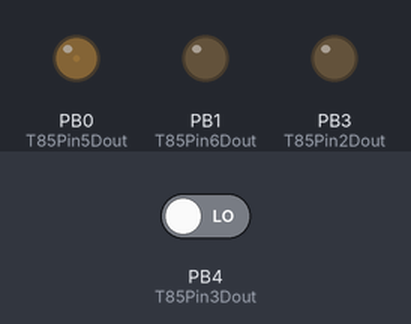
Simulated run of this sketch. Board: ATtiny85, built with avr-gcc and run on an emulated ATtiny85. Shown: output pins drawn as LEDs (lit = HIGH). The test bench sets the inputs (shaded band); at power-on: PB4 (T85Pin3Dout) LOW. Sleep ends after the set time or at an interrupt.

Above: at 4.8 s.
4.9 s: PB4 (T85Pin3Dout) driven HIGH
At 6.57 s:
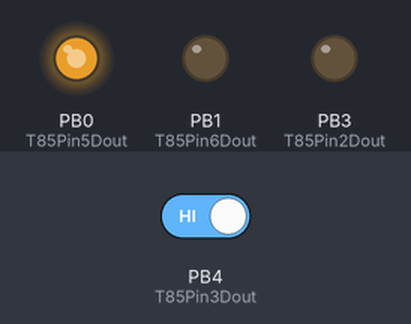
7.9 s: PB4 (T85Pin3Dout) driven LOW
At 13.61 s:
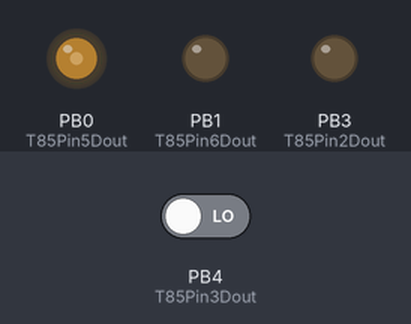
At 15.15 s:
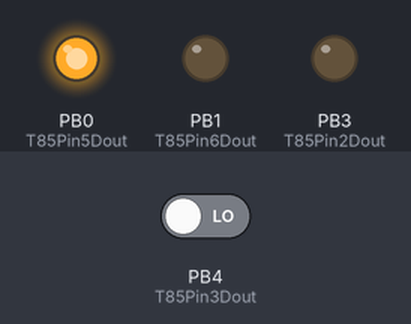
Timing chart, 0 to 15.4 s (numbered marks = the images above; inputs shaded):
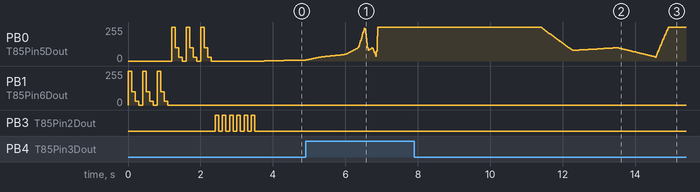

The sketch:

attiny85_xmas_card.ino
```cpp
/*
 * attiny85_xmas_card
 *
 * Animates led's for inclusion within a christmas card.
 * Prototype project from which animation library will be extracted in future
 *
 * The Christmas Card
 * ------------------
 *    Locally sourced christmas card with an outdoor snowy christmas village scene
 *    with 3 victorian style street lights and a house next to a church.
 *
 *    I 'lit' the 3 street lights on one chain of led's direct to an analogue output,
 *    the house downstairs window to a smaller chain of led's direct to the other
 *    analogue output, and the house upstairs window to another small chain of led's
 *    via a 220ohm resistor to a digital output.
 *
 *    I also used Pin 2 as a digital input with 1k pulldown resistor by putting it
 *    high for manually 'fast-forwarding' through the animations
 *
 * The ATTiny85 PinOut
 * -------------------
 *                                  ATTiny85
 *                                  -------
 *                                --|1 * 8|-- Vin
 *       lightHouseUp T85Pin2Dout --|2   7|--
 *   BTN_SPEED_UP_PIN T85Pin3Ain  --|3   6|-- T85Pin6Aout lightStreet
 *                            Gnd --|4   5|-- T85Pin5Aout lightHouseDown
 *                                  -------
 *
 * Animation Stepping
 * ------------------
 *
 *    The animations are performed step at a time, by calling loopStep() approx every 16ms.
 *
 *    When no PWM outputs are active (canSleep() returns true), then the Watchdog timer
 *    is used to sleep the attiny85 completly in between steps (making a considerable power saving).
 *
 *    However if PWM outputs are active the sleeping the chip would freeze the PWM, so the 'milli-block'
 *    variables and code in loop() are used to implement the 16ms gaps between steps.
 *
 */
#include "dwlight.h"
#include "animations.h"
#include "dwattiny.h"
//#include "dwlighttest.h"  // only used during debugging and testing


DWLight lightStreet(T85Pin6Aout, true);
DWLight lightHouseDown(T85Pin5Aout, true);
DWLight lightHouseUp(T85Pin2Dout, false);

#define BTN_SPEED_UP_PIN T85Pin3Ain


void setup() {
  // Used during debugging and testing - see dwlighttest.h and dwlighttest.cpp
  //dwlighttest_setup();
  //dwlighttest_basic();

  // Setup the pins and light animations
  lightStreet.setup(callbackLightStreetSequence);
  lightHouseDown.setup(callbackLightHouseDownSequence);
  lightHouseUp.setup(callbackLightHouseUpSequence);
  pinMode(BTN_SPEED_UP_PIN, INPUT);

  // Run the startup test blinking
  // this helps ensure you know which led chain to connect to which pins,
  // and gives users of the card something to see when the first turn it on
  lightStreet.test(100);
  lightHouseDown.test(100);
  lightHouseUp.test(100);

  // Setup the watchdog timer
  dwattiny_watchdog_setup();

  // Kick into the start of the overal animations sequence
  startXmas();
}


// Used to implmenet non-watchdog timer 16ms step gaps while PWM is needed
const int MILLI_BLOCK_COUNT = 16;
long milliBlockStart = 0;


void loop() {

  if (canSleep()) {
    // No PWM currently running, so power-down sleep the chip for approx 16ms then carry on
    dwattiny_watchdog_loop();

    long millisNow = millis();
    milliBlockStart = millisNow;
    loopStep();

  } else {
    // PWM is currently running, so check if 16ms has elapsed
    long millisNow = millis();
    if (milliBlockStart + MILLI_BLOCK_COUNT < millisNow) {
      milliBlockStart = millisNow;
      loopStep();
    }
  }
}

// After running the overall animations, wait for BETWEEN_NIGHTS_LIMIT steps
//    before starting again
#define BETWEEN_NIGHTS_LIMIT 18750  // about 5 minutes
bool betweenNights = false;
int betweenNightsCount = 0;

// when BTN_SPEED_UP_PIN is high, then skip forward steps SPEED_UP_RATE at a time
//    enables you to fast-forward through the animations which eases debugging and testing
#define SPEED_UP_RATE 10
bool btnSpeedUpWasPressed = false;

/*
 * sub-loop step - every 16ms ish, either by watchdog timer or MILLI_BLOCK_COUNT in loop
 */
void loopStep() {
  bool btnSpeedUpPressed = digitalRead(BTN_SPEED_UP_PIN);
  bool speedUp = btnSpeedUpPressed;

  // if NOT in the gap between running the animation sequences - run them!
  if ( ! betweenNights ) {
    byte stepsToDo = speedUp ? SPEED_UP_RATE : 1; // apply speedup if necessary
    for (byte step = 0; step < stepsToDo; step++) {
      lightStreet.doStep();
      lightHouseDown.doStep();
      lightHouseUp.doStep();
    }
    if (hasAllStopped()) {
      betweenNights = true;
      betweenNightsCount = 0;
    }

  // else we must be in the 5 minute gap between Nights between running the animation sequences
  } else {
    betweenNightsCount += speedUp ? SPEED_UP_RATE : 1; // apply speedup if necessary
    if (betweenNightsCount >= BETWEEN_NIGHTS_LIMIT) {
      betweenNights = false;
      betweenNightsCount = 0;
      startXmas();
    }
  }
}


/*
 * Returns true if all lights are sleepable (ie if they aren't running PWM's)
 */
bool canSleep() {
  return
    lightStreet.isSleepable() &&
    lightHouseDown.isSleepable() &&
    lightHouseUp.isSleepable();
}

bool hasAllStopped() {
  return
    lightStreet.getMode() == DWLightModeStop &&
    lightHouseDown.getMode() == DWLightModeStop &&
    lightHouseUp.getMode() == DWLightModeStop;
}

void startXmas() {
  lightStreet.setModeSimple(DWLightModeOff, 5000);
  lightHouseDown.setModeAnimateInterpolate(&animFireplaceOn);
  lightHouseUp.setModeSimple(DWLightModeOff);
  lightHouseUp.doStep();
}

void callbackLightStreetSequence(void* pdwlight) {
  DWLight* plight = reinterpret_cast<DWLight*>(pdwlight);

  plight->resetStep();

  if (plight->getMode() == DWLightModeOff) {
    plight->setModeAnimate(&animFlickerOn);

  } else if (plight->getAnimation() == &animFlickerOn) {
    plight->setModeSimple(DWLightModeOn, 15000);

  } else if (plight->getMode() == DWLightModeOn) {
    plight->setModeAnimate(&animFlickerOff);

  } else if (plight->getAnimation() == &animFlickerOff) {
    plight->setModeSimple(DWLightModeStop);

  }
}

#define FIREPLACE_THROB_REPEAT 10
short fireplayThrobCount = 0;
void callbackLightHouseDownSequence(void* pdwlight) {
  DWLight* plight = reinterpret_cast<DWLight*>(pdwlight);

  plight->resetStep();

  if (plight->getAnimation() == &animFireplaceOn) {
    plight->setModeAnimateInterpolate(&animFireplaceThrob);
    fireplayThrobCount = 0;

  } else if (plight->getAnimation() == &animFireplaceThrob) {
    fireplayThrobCount++;
    if (fireplayThrobCount >= FIREPLACE_THROB_REPEAT) {
      plight->setModeAnimateInterpolate(&animFireplaceOff);
      fireplayThrobCount = 0;
      lightHouseUp.setModeSimple(DWLightModeOn, 3000);
    }

  } else if (plight->getAnimation() == &animFireplaceOff) {
    plight->setModeManual(0,0);
    plight->doStep();
    plight->setModeSimple(DWLightModeStop);
  }
}

void callbackLightHouseUpSequence(void* pdwlight) {
  DWLight* plight = reinterpret_cast<DWLight*>(pdwlight);

  plight->resetStep();

  if (plight->getMode() == DWLightModeOn) {
    plight->setModeSimple(DWLightModeOff, 2);
  } else if (plight->getMode() == DWLightModeOff) {
    plight->setModeSimple(DWLightModeStop);
  }
}
```

animations.h
```cpp
// (licence header left out)
#ifndef davelopwarexmasanimations_h
#define davelopwarexmasanimations_h

#include "Arduino.h"
#include "dwlight.h"

//DWAnimation animFlickerOn;
//DWAnimation animFlickerOff;


const DWAnimationFrame flickerOnFrames[] = {
  {1,30},
  {3,2},
  {6,30},
  {7,5},
  {8,30},
  {9,5},
  {10,30},
  {12,5},

  {50,50},
  {51,10},
  {52,50},
  {53,10},
  {54,50},

  {100,100},
  {102,30},
  {104,100},

  {200,255}
};
DWAnimation animFlickerOn("flicker_on", flickerOnFrames, sizeof(flickerOnFrames));

const DWAnimationFrame flickerOffFrames[] = {
  {0,100},
  {2,30},
  {3,100},

  {100,50},
  {101,10},
  {102,50},
  {103,10},
  {104,50},

  {150,5},
  {151,30},
  {152,5},
  {153,30},
  {154,5},
  {156,30},
  {200,0}
};
DWAnimation animFlickerOff("flicker_off", flickerOffFrames, sizeof(flickerOffFrames));

const DWAnimationFrame fireplaceOnFrames[] = {
  {0,0},
  {300,30},
  {700,50},
  {900,100},
  {1000,255}
};
DWAnimation animFireplaceOn("fireplace_on", fireplaceOnFrames, sizeof(fireplaceOnFrames));

const DWAnimationFrame fireplaceThrobFrames[] = {
  {0,255},
  {50,80},
  {120,100},
  {180,30},
  {200,255},
  {1000,255}
};
DWAnimation animFireplaceThrob("fireplace_throb", fireplaceThrobFrames, sizeof(fireplaceThrobFrames));

const DWAnimationFrame fireplaceOffFrames[] = {
  {0,255},
  {200,100},
  {500,30},
  {1000,10},
  {2000,5},
  {3000,1},
  {3002,0}
};
DWAnimation animFireplaceOff("fireplace_off", fireplaceOffFrames, sizeof(fireplaceOffFrames));


#endif // davelopwarexmasanimations_h
```

dwattiny.cpp
```cpp
#include "dwattiny.h"

bool dwattiny_debugLightOn = false;

void dwattiny_toggleDebugLight(int wait = 0) {
  dwattiny_debugLightOn = ! dwattiny_debugLightOn;
  digitalWrite(T85Pin3Dout, ( dwattiny_debugLightOn ? HIGH : LOW ));
  if (wait > 0) {
    delay(wait);
  }
}

// ==========================================================================================================================
//
// watchdog timer stuff for ATTiny85
//
// copied from https://forum.arduino.cc/index.php?topic=558075.0
//
// ==========================================================================================================================

#include <avr/sleep.h>
#include <avr/power.h>
#include <avr/wdt.h>

byte dwattiny_saveADCSRA;                 // variable to save the content of the ADC for later. if needed.
//volatile byte dwattiny_counterWD = 0;     // Count how many times WDog has fired. Used in the timing of the
                                          // loop to increase the delay before the LED is illuminated. For example,
                                          // if WDog is set to 1 second TimeOut, and the counterWD loop to 10, the delay
                                          // between LED illuminations is increased to 1 x 10 = 10 seconds
void dwattiny_watchdog_setup() {
  noInterrupts ();                        // turn off interrupts as a precaution
  dwattiny_resetWatchDog ();              // do this first in case WDog fires
  interrupts ();                          // turn on interrupts

//  pinMode ( ledPin, OUTPUT );           // I could put to INPUT between sleep_enable() and interrupts()
//                                        // to save more power, then to OUTPUT in the ISR after wdt_disable()
}

void dwattiny_watchdog_loop() {
  dwattiny_watchdog_sleepNow();                   // then set up and enter sleep mode
//  if ( dwattiny_counterWD == 9 )          // if the WDog has fired 10 times......
//  {
//    dwattiny_counterWD = 0;               // reset the counterWD for another 10 WDog firings
//    return true;
//  } else {
//    return false;
//  }
}

void dwattiny_watchdog_sleepNow() {
  set_sleep_mode ( SLEEP_MODE_PWR_DOWN ); // set sleep mode Power Down
  dwattiny_saveADCSRA = ADCSRA;           // save the state of the ADC. We can either restore it or leave it turned off.
  ADCSRA = 0;                             // turn off the ADC
  power_all_disable ();                   // turn power off to ADC, TIMER 1 and 2, Serial Interface

  noInterrupts ();                        // turn off interrupts as a precaution
  dwattiny_resetWatchDog ();              // reset the WatchDog before beddy bies
  sleep_enable ();                        // allows the system to be commanded to sleep
  interrupts ();                          // turn on interrupts

  sleep_cpu ();                           // send the system to sleep, night night!

  sleep_disable ();                       // after ISR fires, return to here and disable sleep
  power_all_enable ();                    // turn on power to ADC, TIMER1 and 2, Serial Interface

  // ADCSRA = dwattiny_saveADCSRA;                 // turn on and restore the ADC if needed. Commented out, not needed.

}

void dwattiny_resetWatchDog ()
{
  MCUSR = 0;
  WDTCR = bit ( WDCE ) | bit ( WDE ) | bit ( WDIF ); // allow changes, disable reset, clear existing interrupt
  WDTCR = bit ( WDIE );                              // set WDIE ( Interrupt only, no Reset ) and 16ms TimeOut
//  WDTCR = bit ( WDIE ) | bit ( WDP2 )| bit ( WDP1 ); // set WDIE ( Interrupt only, no Reset ) and 1 second TimeOut

  wdt_reset ();                            // reset WDog to parameters

}

ISR ( WDT_vect )
{
  wdt_disable ();                           // until next time....
//  dwattiny_counterWD ++;                    // increase the WDog firing counter. Used in the loop to time the flash
//                                            // interval of the LED. If you only want the WDog to fire within the normal
//                                            // presets, say 2 seconds, then comment out this command and also the associated
//                                            // commands in the if ( counterWD..... ) loop, except the 2 digitalWrites and the
//                                            // delay () commands.
}
```

dwattiny.h
```cpp
// (licence header left out)
#ifndef davelopwareattiny_h
#define davelopwareattiny_h

#include "Arduino.h"

// ATtiny85 explicit pin mappings
const int T85Pin2Dout = 3;
const int T85Pin2Ain = A3;
const int T85Pin3Dout = 4;
const int T85Pin3Ain = A2;
const int T85Pin5Dout = 0;
const int T85Pin5Aout = 0;
const int T85Pin6Dout = 1;
const int T85Pin6Aout = 1;
const int T85Pin7Dout = 1;
const int T85Pin7Ain = A1;


void dwattiny_toggleDebugLight(int wait = 0);

void dwattiny_watchdog_setup();
void dwattiny_watchdog_loop();
void dwattiny_watchdog_sleepNow();
void dwattiny_resetWatchDog();


#endif // davelopwareattiny_h
```

dwlight.h
```cpp
// (licence header left out)
#ifndef davelopwarelight_h
#define davelopwarelight_h

#include "Arduino.h"

struct DWAnimationFrame {
  short _step;
  byte _value;
  DWAnimationFrame(short step, byte value) { _step = step; _value = value; }
};


class DWAnimation {
  public:
    String            _name;
    DWAnimationFrame* _pframes;
    short             _count;

  public:
    DWAnimation(String name, DWAnimationFrame frames[], int arraySize) {
      _name = name;
      _pframes = (DWAnimationFrame*)frames;
      _count = arraySize / sizeof(DWAnimationFrame);
    }

    int getFrameCount() { return _count; }
    short getFrameStep(int frame) { return (frame >= 0 && frame < _count) ? _pframes[frame]._step : -1; }
    byte getFrameValue(int frame) { return (frame >= 0 && frame < _count) ? _pframes[frame]._value : -1; }
};

enum DWLightMode {
  DWLightModeOff,
  DWLightModeOn,
  DWLightModeManual,
  DWLightModeAnimate,
  DWLightModeAnimateInterpolate,
  DWLightModeStop,
};

typedef void (*DWLightCallbackAnimationEnd) (void *);

class DWLight {
  private:
    byte _pin;
    byte _pinValue = 0;
    bool _analog = true;
    short _step = 0;
    DWLightMode _mode = DWLightModeOff;
    DWAnimation* _panimation = NULL;
    DWLightCallbackAnimationEnd _callbackAnimationEnded;

    bool _modeChanged = false;
    byte  _manualValue = 0;

  public:
    DWLight(int pin, bool analog = true);
    isAnalog() { return _analog; };

    void setup(DWLightCallbackAnimationEnd callbackAnimationEnded = nullptr);
    void setAnimationEndCallback(DWLightCallbackAnimationEnd callbackAnimationEnded) {_callbackAnimationEnded = callbackAnimationEnded;}

    DWLightMode getMode() { return _mode; };
    void setModeSimple(DWLightMode mode, short forSteps = 0);
    void setModeManual(int value, short forSteps = 0);
    void setModeAnimate(DWAnimation* panimation);
    void setModeAnimateInterpolate(DWAnimation* panimation);
    DWAnimation* getAnimation() { return _panimation; };

    short getStep() { return _step; };
    void resetStep() { _step = 0; };
    void doStep();

//    void forceChanged() { _modeChanged = true; }
    bool isSleepable();

    void test(int delayMillis);
    void debugDump();

  protected:
    void setPinValue(int value);

  private:
    void sequenceEnded();
};

#endif //davelopwarelight_h
```

dwlighttest.cpp
```cpp
#include "Arduino.h"
#include "dwlighttest.h"

//#define DWLIGHTTEST 1

#ifdef DWLIGHTTEST

void dwlighttest_setup() {
  delay(1000);
  Serial.begin(115200);
  Serial.println("dwlighttest_setup");
  delay(1000);
}

DWAnimationFrame dwlighttestsimpleFrames[] = {
  {1,10},
  {5,20},
  {10,20}
};
DWAnimation dwlighttestanimSimple("simple", dwlighttestsimpleFrames, sizeof(dwlighttestsimpleFrames));

DWAnimationFrame dwlighttestflickerOnFrames[] = {
  {1,30},
  {5,2},
  {10,30},
  {12,5},
  {14,30},
  {16,5},
  {18,30},
  {20,5},

  {100,50},
  {102,10},
  {104,50},
  {106,10},
  {108,50},

  {200,100},
  {202,30},
  {204,100},

  {500,250}
};
DWAnimation dwlighttestanimFlickerOn("flicker_on", dwlighttestflickerOnFrames, sizeof(dwlighttestflickerOnFrames));

void dwlighttest_basic() {
  Serial.println("DW LIGHT TEST=====");
  DWLight light(-1, true);
  light.setup();
  light.debugDump();
//  light.doStep();
//  light.debugDump();
//  light.setModeSimple(DWLightModeOn);
//  light.debugDump();
//  light.doStep();
//  light.debugDump();
//  light.doStep();
//  light.debugDump();
//  light.setModeAnimate(&animFlickerOn);
//  light.doStep();
//  light.debugDump();
//  for(int i = 0; i < 20; i++) {
//    light.doStep();
//  }
  light.setAnimationEndCallback(dwlighttest_callbackHandler);
  light.setModeAnimate(&dwlighttestanimSimple);
  for(int i = 0; i < 50; i++) {
    Serial.println("v");
    light.doStep();
  }

}

void dwlighttest_callbackHandler(void* pdwlight) {
  DWLight* _pdwlight = reinterpret_cast<DWLight*>(pdwlight);
  Serial.println("dwlighttest_callbackHandler called...");
//  _pdwlight->debugDump();
  _pdwlight->resetStep();

  if (_pdwlight->getMode() == DWLightModeAnimate && _pdwlight->getAnimation() == &dwlighttestanimSimple) {
    _pdwlight->setModeSimple(DWLightModeOn, 3);
  } else if (_pdwlight->getMode() == DWLightModeOn) {
    _pdwlight->setModeSimple(DWLightModeOff, 5);
  } else {
    _pdwlight->setModeSimple(DWLightModeOn, 10);
  }
}


#else

void dwlighttest_setup() {}

void dwlighttest_basic() {}

#endif // DWLIGHTTEST
```

dwlighttest.h
```cpp
#ifndef davelopwarelighttest_h
#define davelopwarelighttest_h

#include "Arduino.h"
#include "dwlight.h"

void dwlighttest_setup();
void dwlighttest_basic();
void dwlighttest_callbackHandler(void* dwlight);

#endif // davelopwarelighttest_h
```

Source omitted: dwlight.cpp (5710 bytes)

Measured:
- after the input at 7.9 s, PB1 (T85Pin6Dout): stays 0/255 (without the input it goes to 2/255 after 5.6 s)
